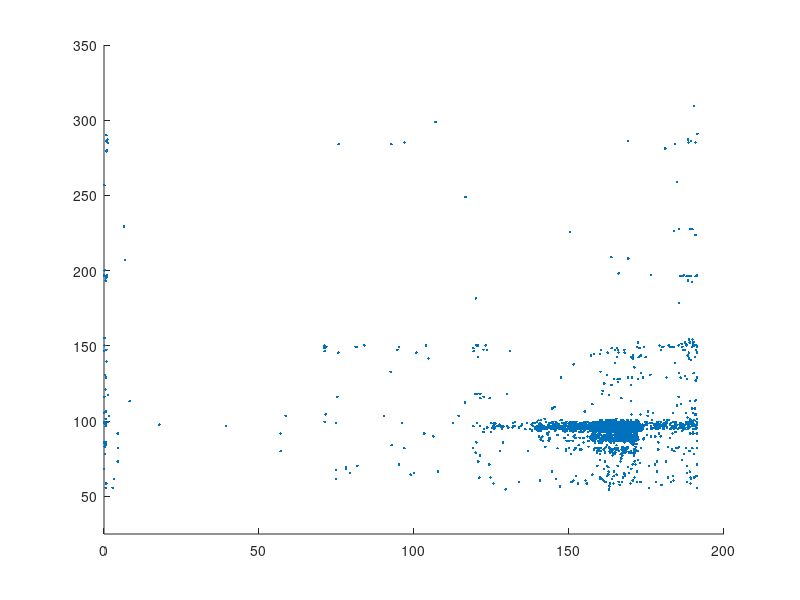

MATLAB code for this plot: (Note: this script raises an error after producing the figure.)
clear all

load('UAE_data_exp_07_2018_07_16_complete.mat','UAE_single_t_mat_hr','UAE_single_f_mat','UAE_multi_t_mat_hr','UAE_multi_f_mat');  
data_all(1,:) = [UAE_single_f_mat; UAE_multi_f_mat(:,1)]/2e3;
data_all(2,:) = [UAE_single_t_mat_hr; UAE_multi_t_mat_hr];  
data_all = sortrows(data_all',2);
DATA{1,1} = data_all;
clear data_all;

load('UAE_data_exp_08_2018_07_19.mat','UAE_single_t_mat_hr','UAE_single_f_mat','UAE_multi_t_mat_hr','UAE_multi_f_mat');
data_all(1,:) = [UAE_single_f_mat; UAE_multi_f_mat(:,1)]/2e3;
data_all(2,:) = [UAE_single_t_mat_hr; UAE_multi_t_mat_hr];  
data_all = sortrows(data_all',2);
DATA{2,1} = data_all;
clear data_all;

load('UAE_data_exp_09_2018_07_23.mat','UAE_single_t_mat_hr','UAE_single_f_mat','UAE_multi_t_mat_hr','UAE_multi_f_mat');
data_all(1,:) = [UAE_single_f_mat; UAE_multi_f_mat(:,1)]/2e3;
data_all(2,:) = [UAE_single_t_mat_hr; UAE_multi_t_mat_hr];  
data_all = sortrows(data_all',2);
DATA{3,1} = data_all;
clear data_all;

load('UAE_data_exp_10_25_07_2018_part_01.mat','UAE_single_t_mat_hr','UAE_single_f_mat','UAE_multi_t_mat_hr','UAE_multi_f_mat');
data_all(1,:) = [UAE_single_f_mat; UAE_multi_f_mat(:,1)]/2e3;
data_all(2,:) = [UAE_single_t_mat_hr; UAE_multi_t_mat_hr];  
data_all = sortrows(data_all',2);
DATA{4,1} = data_all;
clear data_all;

load('UAE_data_exp_10_25_07_2018_part_02.mat','UAE_single_t_mat_hr','UAE_single_f_mat','UAE_multi_t_mat_hr','UAE_multi_f_mat');data_all(1,:) = [UAE_single_f_mat; UAE_multi_f_mat(:,1)]/2e3;
data_all(2,:) = [UAE_single_t_mat_hr; UAE_multi_t_mat_hr];  
data_all = sortrows(data_all',2);
DATA{5,1} = data_all;
clear data_all;

load('UAE_data_exp_13_complete.mat','UAE_single_t_mat_hr','UAE_single_f_mat','UAE_multi_t_mat_hr','UAE_multi_f_mat');
data_all(1,:) = [UAE_single_f_mat; UAE_multi_f_mat(:,1)]/2e3;
data_all(2,:) = [UAE_single_t_mat_hr; UAE_multi_t_mat_hr];  
data_all = sortrows(data_all',2);
DATA{6,1} = data_all;
clear data_all;

load('UAE_data_exp14_part_01.mat','UAE_single_t_mat_hr','UAE_single_f_mat','UAE_multi_t_mat_hr','UAE_multi_f_mat');
data_all(1,:) = [UAE_single_f_mat; UAE_multi_f_mat(:,1)]/2e3;
data_all(2,:) = [UAE_single_t_mat_hr; UAE_multi_t_mat_hr];  
data_all = sortrows(data_all',2);
DATA{7,1} = data_all;
clear data_all;

load('UAE_data_exp14_part_02.mat','UAE_single_t_mat_hr','UAE_single_f_mat','UAE_multi_t_mat_hr','UAE_multi_f_mat');
data_all(1,:) = [UAE_single_f_mat; UAE_multi_f_mat(:,1)]/2e3;
data_all(2,:) = [UAE_single_t_mat_hr; UAE_multi_t_mat_hr];  
data_all = sortrows(data_all',2);
DATA{8,1} = data_all;
clear data_all;

load('UAE_data_exp14_part_03.mat','UAE_single_t_mat_hr','UAE_single_f_mat','UAE_multi_t_mat_hr','UAE_multi_f_mat');
data_all(1,:) = [UAE_single_f_mat; UAE_multi_f_mat(:,1)]/2e3;
data_all(2,:) = [UAE_single_t_mat_hr; UAE_multi_t_mat_hr];  
data_all = sortrows(data_all',2);
DATA{9,1} = data_all;
clear data_all;

%%

%for i=1:8
    i=8;
    figure
    scatter(DATA{i,1}(:,2), DATA{i,1}(:,1),'.');
    ylim([ 25 350]); 
    %axis equal;
    indices=zeros(size(DATA{i,1},1),1);
    
    for j=1:2
    [pointslist,~,~] = selectdata();
    indices(pointslist)=j;
    end
    HAND_Indices{i,1}=indices;
%end


    figure
    indices = HAND_Indices{i,1};
    
    colors = ['b','r','g','y','c','m','k'];
    for x=1:max(indices)
        scatter(DATA{i,1}(indices==x,2), DATA{i,1}(indices==x,1),'.',colors(mod(x-1,7)+1));
        hold on
    end
    clear indices;
    ylim([ 25 350]); 

%%

for i=1:9
    figure
    indices = HAND_Indices{i,1};
    
    colors = ['b','r','g','y','c','m','k'];
    for x=1:max(indices)
        scatter(DATA{i,1}(indices==x,2), DATA{i,1}(indices==x,1),'.',colors(mod(x-1,7)+1));
        hold on
    end
    clear indices;
    ylim([ 25 350]); 
end